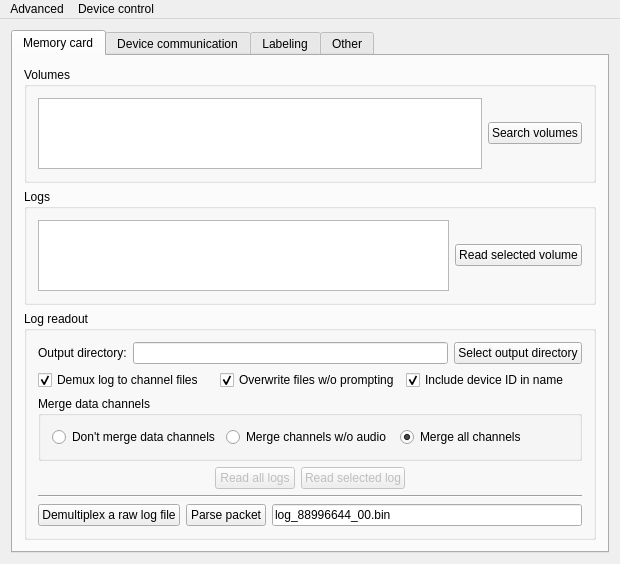
<?xml version="1.0" encoding="UTF-8"?>
<ui version="4.0">
 <class>MainWindow</class>
 <widget class="QMainWindow" name="MainWindow">
  <property name="geometry">
   <rect>
    <x>0</x>
    <y>0</y>
    <width>620</width>
    <height>525</height>
   </rect>
  </property>
  <property name="windowTitle">
   <string>CASIMIR Companion - Memory card readout, interactive control and data alignment</string>
  </property>
  <property name="windowIcon">
   <iconset resource="casimir-companion.qrc">
    <normaloff>:/ssd1_icon2.png</normaloff>:/ssd1_icon2.png</iconset>
  </property>
  <widget class="QWidget" name="centralWidget">
   <layout class="QVBoxLayout" name="verticalLayout">
    <item>
     <widget class="QTabWidget" name="tabWidget">
      <property name="currentIndex">
       <number>0</number>
      </property>
      <widget class="QWidget" name="tab">
       <attribute name="title">
        <string>Memory card</string>
       </attribute>
       <layout class="QVBoxLayout" name="verticalLayout_6">
        <item>
         <widget class="QGroupBox" name="groupBox">
          <property name="title">
           <string>Volumes</string>
          </property>
          <layout class="QVBoxLayout" name="verticalLayout_3">
           <item>
            <layout class="QHBoxLayout" name="horizontalLayout">
             <item>
              <widget class="QTableWidget" name="tableWidget">
               <property name="editTriggers">
                <set>QAbstractItemView::NoEditTriggers</set>
               </property>
               <property name="selectionMode">
                <enum>QAbstractItemView::SingleSelection</enum>
               </property>
               <property name="selectionBehavior">
                <enum>QAbstractItemView::SelectRows</enum>
               </property>
               <attribute name="horizontalHeaderHighlightSections">
                <bool>false</bool>
               </attribute>
               <attribute name="horizontalHeaderHighlightSections">
                <bool>false</bool>
               </attribute>
              </widget>
             </item>
             <item>
              <widget class="QPushButton" name="pushButton_RefreshVolumes">
               <property name="text">
                <string>Search volumes</string>
               </property>
              </widget>
             </item>
            </layout>
           </item>
          </layout>
         </widget>
        </item>
        <item>
         <widget class="QGroupBox" name="groupBox_2">
          <property name="title">
           <string>Logs</string>
          </property>
          <layout class="QVBoxLayout" name="verticalLayout_4">
           <item>
            <layout class="QHBoxLayout" name="horizontalLayout_2">
             <item>
              <widget class="QTableWidget" name="tableWidget_FileSystem">
               <property name="editTriggers">
                <set>QAbstractItemView::NoEditTriggers</set>
               </property>
               <property name="selectionMode">
                <enum>QAbstractItemView::SingleSelection</enum>
               </property>
               <property name="selectionBehavior">
                <enum>QAbstractItemView::SelectRows</enum>
               </property>
               <attribute name="horizontalHeaderHighlightSections">
                <bool>false</bool>
               </attribute>
               <attribute name="horizontalHeaderHighlightSections">
                <bool>false</bool>
               </attribute>
              </widget>
             </item>
             <item>
              <widget class="QPushButton" name="pushButton_ReadFileSystem">
               <property name="text">
                <string>Read selected volume</string>
               </property>
              </widget>
             </item>
            </layout>
           </item>
          </layout>
         </widget>
        </item>
        <item>
         <widget class="QGroupBox" name="groupBox_3">
          <property name="title">
           <string>Log readout</string>
          </property>
          <layout class="QVBoxLayout" name="verticalLayout_5">
           <item>
            <layout class="QHBoxLayout" name="horizontalLayout_11">
             <item>
              <widget class="QLabel" name="label">
               <property name="text">
                <string>Output directory:</string>
               </property>
              </widget>
             </item>
             <item>
              <widget class="QLineEdit" name="lineEdit_LogDirectory"/>
             </item>
             <item>
              <widget class="QPushButton" name="pushButton_LogSelectDirectory">
               <property name="text">
                <string>Select output directory</string>
               </property>
              </widget>
             </item>
            </layout>
           </item>
           <item>
            <layout class="QHBoxLayout" name="horizontalLayout_13">
             <item>
              <widget class="QCheckBox" name="checkBox_LogDemux">
               <property name="text">
                <string>Demux log to channel files</string>
               </property>
               <property name="checked">
                <bool>true</bool>
               </property>
              </widget>
             </item>
             <item>
              <widget class="QCheckBox" name="checkBox_LogOverwrite">
               <property name="text">
                <string>Overwrite files w/o prompting</string>
               </property>
               <property name="checked">
                <bool>true</bool>
               </property>
              </widget>
             </item>
             <item>
              <widget class="QCheckBox" name="checkBox_LogIncludeDeviceID">
               <property name="text">
                <string>Include device ID in name</string>
               </property>
               <property name="checked">
                <bool>true</bool>
               </property>
              </widget>
             </item>
            </layout>
           </item>
           <item>
            <widget class="QGroupBox" name="groupBox_MergeOptions">
             <property name="title">
              <string>Merge data channels</string>
             </property>
             <layout class="QHBoxLayout" name="horizontalLayout_12">
              <item>
               <widget class="QRadioButton" name="radioButton_LogMergeNothing">
                <property name="text">
                 <string>Don't merge data channels</string>
                </property>
                <property name="checked">
                 <bool>false</bool>
                </property>
               </widget>
              </item>
              <item>
               <widget class="QRadioButton" name="radioButton_LogMergeWOAudio">
                <property name="text">
                 <string>Merge channels w/o audio</string>
                </property>
               </widget>
              </item>
              <item>
               <widget class="QRadioButton" name="radioButton_LogMergeAll">
                <property name="text">
                 <string>Merge all channels</string>
                </property>
                <property name="checked">
                 <bool>true</bool>
                </property>
               </widget>
              </item>
             </layout>
            </widget>
           </item>
           <item>
            <layout class="QHBoxLayout" name="horizontalLayout_4">
             <item>
              <spacer name="horizontalSpacer_2">
               <property name="orientation">
                <enum>Qt::Horizontal</enum>
               </property>
               <property name="sizeHint" stdset="0">
                <size>
                 <width>40</width>
                 <height>20</height>
                </size>
               </property>
              </spacer>
             </item>
             <item>
              <widget class="QPushButton" name="pushButton_ReadAllLogs">
               <property name="enabled">
                <bool>false</bool>
               </property>
               <property name="text">
                <string>Read all logs</string>
               </property>
              </widget>
             </item>
             <item>
              <widget class="QPushButton" name="pushButton_ReadSelectedLog">
               <property name="enabled">
                <bool>false</bool>
               </property>
               <property name="text">
                <string>Read selected log</string>
               </property>
              </widget>
             </item>
             <item>
              <spacer name="horizontalSpacer">
               <property name="orientation">
                <enum>Qt::Horizontal</enum>
               </property>
               <property name="sizeHint" stdset="0">
                <size>
                 <width>40</width>
                 <height>20</height>
                </size>
               </property>
              </spacer>
             </item>
            </layout>
           </item>
           <item>
            <widget class="Line" name="line">
             <property name="orientation">
              <enum>Qt::Horizontal</enum>
             </property>
            </widget>
           </item>
           <item>
            <layout class="QHBoxLayout" name="horizontalLayout_9">
             <item>
              <widget class="QPushButton" name="pushButton_LogDemux">
               <property name="text">
                <string>Demultiplex a raw log file</string>
               </property>
              </widget>
             </item>
             <item>
              <widget class="QPushButton" name="pushButton_3">
               <property name="text">
                <string>Parse packet</string>
               </property>
              </widget>
             </item>
             <item>
              <widget class="QLineEdit" name="lineEdit_2">
               <property name="text">
                <string>log_88996644_00.bin</string>
               </property>
              </widget>
             </item>
            </layout>
           </item>
          </layout>
         </widget>
        </item>
       </layout>
      </widget>
      <widget class="QWidget" name="tab_2">
       <attribute name="title">
        <string>Device communication</string>
       </attribute>
       <layout class="QVBoxLayout" name="verticalLayout_2">
        <item>
         <widget class="QGroupBox" name="groupBox_6">
          <property name="title">
           <string>Device communication port</string>
          </property>
          <layout class="QHBoxLayout" name="horizontalLayout_10">
           <property name="sizeConstraint">
            <enum>QLayout::SetMaximumSize</enum>
           </property>
           <item>
            <widget class="QLabel" name="label_6">
             <property name="text">
              <string>Com port:</string>
             </property>
            </widget>
           </item>
           <item>
            <widget class="QLineEdit" name="lineEdit_ComPort"/>
           </item>
           <item>
            <widget class="QPushButton" name="pushButton_LoggerConnect">
             <property name="text">
              <string>&amp;Connect</string>
             </property>
            </widget>
           </item>
           <item>
            <widget class="QPushButton" name="pushButton_LoggerAutodetect">
             <property name="text">
              <string>Autodetect</string>
             </property>
            </widget>
           </item>
           <item>
            <spacer name="horizontalSpacer_4">
             <property name="orientation">
              <enum>Qt::Horizontal</enum>
             </property>
             <property name="sizeHint" stdset="0">
              <size>
               <width>40</width>
               <height>20</height>
              </size>
             </property>
            </spacer>
           </item>
          </layout>
         </widget>
        </item>
        <item>
         <widget class="QGroupBox" name="groupBox_4">
          <property name="title">
           <string>Device information</string>
          </property>
          <layout class="QVBoxLayout" name="verticalLayout_9">
           <item>
            <layout class="QGridLayout" name="gridLayout_4">
             <item row="0" column="2">
              <widget class="QLabel" name="label_11">
               <property name="text">
                <string>Battery:</string>
               </property>
              </widget>
             </item>
             <item row="0" column="0">
              <widget class="QLabel" name="label_10">
               <property name="text">
                <string>Device ID:</string>
               </property>
              </widget>
             </item>
             <item row="0" column="1">
              <widget class="QLabel" name="label_LoggerID">
               <property name="text">
                <string>TextLabel</string>
               </property>
              </widget>
             </item>
             <item row="0" column="3">
              <widget class="QLabel" name="label_LoggerBattery">
               <property name="text">
                <string>TextLabel</string>
               </property>
              </widget>
             </item>
             <item row="1" column="0">
              <widget class="QLabel" name="label_12">
               <property name="text">
                <string>Number of logs:</string>
               </property>
              </widget>
             </item>
             <item row="1" column="1">
              <widget class="QLabel" name="label_LoggerLogs">
               <property name="text">
                <string>TextLabel</string>
               </property>
              </widget>
             </item>
             <item row="1" column="2">
              <widget class="QLabel" name="label_13">
               <property name="text">
                <string>Memory capacity:</string>
               </property>
              </widget>
             </item>
             <item row="1" column="3">
              <widget class="QLabel" name="label_LoggerMemCapacity">
               <property name="text">
                <string>TextLabel</string>
               </property>
              </widget>
             </item>
             <item row="1" column="4">
              <widget class="QLabel" name="label_15">
               <property name="text">
                <string>Memory used:</string>
               </property>
              </widget>
             </item>
             <item row="1" column="5">
              <widget class="QLabel" name="label_LoggerMemUsed">
               <property name="text">
                <string>TextLabel</string>
               </property>
              </widget>
             </item>
             <item row="2" column="0">
              <widget class="QLabel" name="label_9">
               <property name="text">
                <string>Device time offset:</string>
               </property>
              </widget>
             </item>
             <item row="2" column="3">
              <widget class="QLabel" name="label_LoggerTimeTick">
               <property name="text">
                <string>TextLabel</string>
               </property>
              </widget>
             </item>
             <item row="2" column="1">
              <widget class="QLabel" name="label_LoggerTimeOffset">
               <property name="text">
                <string>TextLabel</string>
               </property>
              </widget>
             </item>
             <item row="2" column="2">
              <widget class="QLabel" name="label_16">
               <property name="text">
                <string>Device time tick:</string>
               </property>
              </widget>
             </item>
             <item row="2" column="4">
              <widget class="QLabel" name="label_17">
               <property name="text">
                <string>Deviation from last:</string>
               </property>
              </widget>
             </item>
             <item row="2" column="5">
              <widget class="QLabel" name="label_LoggerTimeDev">
               <property name="text">
                <string>TextLabel</string>
               </property>
              </widget>
             </item>
             <item row="0" column="5">
              <widget class="QLabel" name="label_LoggerStatus">
               <property name="text">
                <string>TextLabel</string>
               </property>
              </widget>
             </item>
            </layout>
           </item>
          </layout>
         </widget>
        </item>
        <item>
         <widget class="QGroupBox" name="groupBox_5">
          <property name="title">
           <string>Device commands</string>
          </property>
          <layout class="QVBoxLayout" name="verticalLayout_10">
           <property name="sizeConstraint">
            <enum>QLayout::SetMaximumSize</enum>
           </property>
           <item>
            <layout class="QHBoxLayout" name="horizontalLayout_5">
             <item>
              <widget class="QPushButton" name="pushButton_LoggerStart">
               <property name="text">
                <string>Start</string>
               </property>
              </widget>
             </item>
             <item>
              <widget class="QPushButton" name="pushButton_LoggerStop">
               <property name="text">
                <string>Stop</string>
               </property>
              </widget>
             </item>
             <item>
              <widget class="QPushButton" name="pushButton_LoggerFormat">
               <property name="text">
                <string>Format</string>
               </property>
              </widget>
             </item>
             <item>
              <widget class="QPushButton" name="pushButton_LoggerResetTimeEstimate">
               <property name="text">
                <string>Reset/stop device time estimation</string>
               </property>
              </widget>
             </item>
             <item>
              <spacer name="horizontalSpacer_7">
               <property name="orientation">
                <enum>Qt::Horizontal</enum>
               </property>
               <property name="sizeHint" stdset="0">
                <size>
                 <width>40</width>
                 <height>20</height>
                </size>
               </property>
              </spacer>
             </item>
            </layout>
           </item>
           <item>
            <layout class="QHBoxLayout" name="horizontalLayout_8">
             <item>
              <widget class="QPushButton" name="pushButton_LoggerSetTime">
               <property name="text">
                <string>Set device time to PC time</string>
               </property>
              </widget>
             </item>
             <item>
              <widget class="QPushButton" name="pushButton_LoggerResetTime">
               <property name="text">
                <string>Reset device time</string>
               </property>
              </widget>
             </item>
             <item>
              <spacer name="horizontalSpacer_6">
               <property name="orientation">
                <enum>Qt::Horizontal</enum>
               </property>
               <property name="sizeHint" stdset="0">
                <size>
                 <width>40</width>
                 <height>20</height>
                </size>
               </property>
              </spacer>
             </item>
            </layout>
           </item>
           <item>
            <layout class="QHBoxLayout" name="horizontalLayout_7">
             <item>
              <widget class="QLabel" name="label_7">
               <property name="text">
                <string>New device ID (hex format):</string>
               </property>
              </widget>
             </item>
             <item>
              <widget class="QLineEdit" name="lineEdit_Logger_NewID"/>
             </item>
             <item>
              <widget class="QPushButton" name="pushButton_LoggerSetID">
               <property name="text">
                <string>Set device ID</string>
               </property>
              </widget>
             </item>
             <item>
              <spacer name="horizontalSpacer_5">
               <property name="orientation">
                <enum>Qt::Horizontal</enum>
               </property>
               <property name="sizeHint" stdset="0">
                <size>
                 <width>40</width>
                 <height>20</height>
                </size>
               </property>
              </spacer>
             </item>
            </layout>
           </item>
          </layout>
         </widget>
        </item>
        <item>
         <spacer name="verticalSpacer">
          <property name="orientation">
           <enum>Qt::Vertical</enum>
          </property>
          <property name="sizeHint" stdset="0">
           <size>
            <width>20</width>
            <height>40</height>
           </size>
          </property>
         </spacer>
        </item>
       </layout>
      </widget>
      <widget class="QWidget" name="tab_4">
       <attribute name="title">
        <string>Labeling</string>
       </attribute>
       <layout class="QVBoxLayout" name="verticalLayout_8">
        <item>
         <layout class="QGridLayout" name="gridLayout_5">
          <item row="0" column="0">
           <widget class="QLabel" name="label_14">
            <property name="text">
             <string>Device time offset:</string>
            </property>
           </widget>
          </item>
          <item row="0" column="1">
           <widget class="QLabel" name="label_LoggerTimeOffset_2">
            <property name="text">
             <string>TextLabel</string>
            </property>
           </widget>
          </item>
          <item row="0" column="2">
           <widget class="QLabel" name="label_18">
            <property name="text">
             <string>Device time tick:</string>
            </property>
           </widget>
          </item>
          <item row="0" column="3">
           <widget class="QLabel" name="label_LoggerTimeTick_2">
            <property name="text">
             <string>TextLabel</string>
            </property>
           </widget>
          </item>
         </layout>
        </item>
        <item>
         <widget class="QGroupBox" name="groupBox_7">
          <property name="title">
           <string>Current label</string>
          </property>
          <layout class="QVBoxLayout" name="verticalLayout_11">
           <item>
            <widget class="QLabel" name="label_LogCurrentLabel">
             <property name="font">
              <font>
               <pointsize>16</pointsize>
               <weight>75</weight>
               <bold>true</bold>
              </font>
             </property>
             <property name="text">
              <string/>
             </property>
             <property name="alignment">
              <set>Qt::AlignCenter</set>
             </property>
            </widget>
           </item>
          </layout>
         </widget>
        </item>
        <item>
         <widget class="QGroupBox" name="groupBox_8">
          <property name="title">
           <string>Label list</string>
          </property>
          <layout class="QVBoxLayout" name="verticalLayout_12">
           <item>
            <widget class="QListWidget" name="listWidget_LogLabels"/>
           </item>
          </layout>
         </widget>
        </item>
        <item>
         <layout class="QHBoxLayout" name="horizontalLayout_6">
          <item>
           <widget class="QPushButton" name="pushButton_LabelStartStop">
            <property name="text">
             <string>&amp;Start labeling</string>
            </property>
           </widget>
          </item>
          <item>
           <widget class="QPushButton" name="pushButton_LabelClear">
            <property name="text">
             <string>Clear all labels</string>
            </property>
           </widget>
          </item>
          <item>
           <widget class="QPushButton" name="pushButton_LabelSave">
            <property name="text">
             <string>Save label to file</string>
            </property>
           </widget>
          </item>
         </layout>
        </item>
        <item>
         <spacer name="verticalSpacer_2">
          <property name="orientation">
           <enum>Qt::Vertical</enum>
          </property>
          <property name="sizeHint" stdset="0">
           <size>
            <width>20</width>
            <height>40</height>
           </size>
          </property>
         </spacer>
        </item>
       </layout>
      </widget>
      <widget class="QWidget" name="tab_3">
       <attribute name="title">
        <string>Other</string>
       </attribute>
       <layout class="QVBoxLayout" name="verticalLayout_7">
        <item>
         <layout class="QHBoxLayout" name="horizontalLayout_3">
          <item>
           <widget class="QLineEdit" name="lineEdit"/>
          </item>
          <item>
           <widget class="QPushButton" name="pushButton_5">
            <property name="text">
             <string>Native dir</string>
            </property>
           </widget>
          </item>
          <item>
           <widget class="QPushButton" name="pushButton_6">
            <property name="text">
             <string>Get geometry ex</string>
            </property>
           </widget>
          </item>
         </layout>
        </item>
        <item>
         <widget class="QPushButton" name="pushButton_2">
          <property name="text">
           <string>PushButton</string>
          </property>
         </widget>
        </item>
        <item>
         <widget class="QPushButton" name="pushButton">
          <property name="text">
           <string>PushButton</string>
          </property>
         </widget>
        </item>
       </layout>
      </widget>
     </widget>
    </item>
   </layout>
  </widget>
  <widget class="QMenuBar" name="menuBar">
   <property name="geometry">
    <rect>
     <x>0</x>
     <y>0</y>
     <width>620</width>
     <height>18</height>
    </rect>
   </property>
   <widget class="QMenu" name="menuAdvanced">
    <property name="title">
     <string>Advanced</string>
    </property>
    <addaction name="actionNative_dir"/>
   </widget>
   <widget class="QMenu" name="menuDevice_communication">
    <property name="title">
     <string>Device control</string>
    </property>
    <addaction name="actionList_ports"/>
   </widget>
   <addaction name="menuAdvanced"/>
   <addaction name="menuDevice_communication"/>
  </widget>
  <action name="actionNative_dir">
   <property name="text">
    <string>Native dir</string>
   </property>
  </action>
  <action name="actionList_ports">
   <property name="text">
    <string>List serial &amp;ports</string>
   </property>
   <property name="shortcut">
    <string>Ctrl+P</string>
   </property>
  </action>
 </widget>
 <layoutdefault spacing="6" margin="11"/>
 <resources>
  <include location="casimir-companion.qrc"/>
 </resources>
 <connections/>
</ui>
